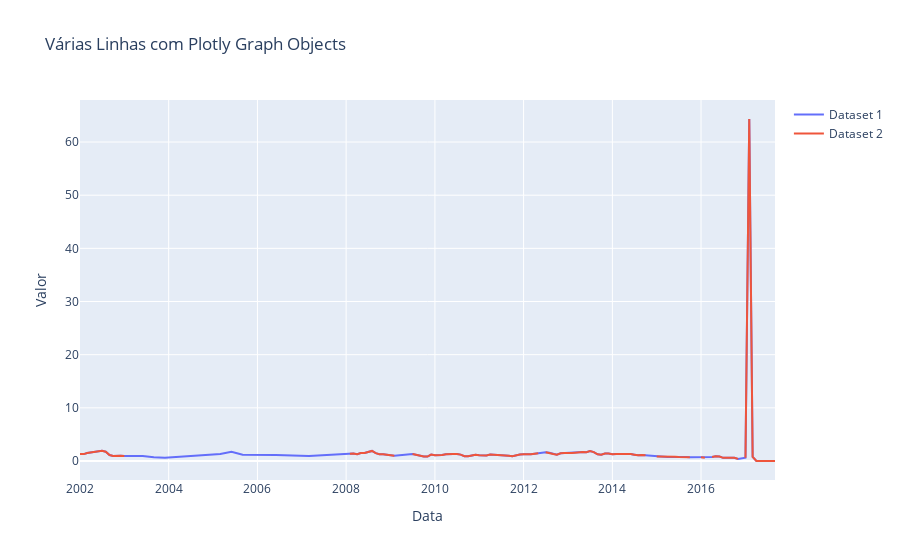

Here is the notebook cell this chart was saved with:
### Code cell
# Criar a figura
fig = go.Figure()

# Adicionar traços para cada DataFrame
fig.add_trace(go.Scatter(x=dataframe_to_adjust['date'], y=dataframe_to_adjust['usdprice'], mode='lines', name='Dataset 1'))
fig.add_trace(go.Scatter(x=dataframe_adjusted['date'], y=dataframe_adjusted['usdprice'], mode='lines', name='Dataset 2'))

# Adicionar título e rótulos dos eixos
fig.update_layout(title='Várias Linhas com Plotly Graph Objects',
                  xaxis_title='Data',
                  yaxis_title='Valor')

# Mostrar o gráfico
fig.show()

### Figure 1 — Plotly figure (JSON) as saved in the notebook; plotly's stock layout.template omitted (floating-point values rounded to 4 significant figures; data arrays with more than 128 entries replaced by an {"elided": "..."} marker saying what was removed)
{"data": [{"mode": "lines", "name": "Dataset 1", "x": {"elided": "129 str values"}, "y": {"elided": "129 float values"}, "type": "scatter"}, {"mode": "lines", "name": "Dataset 2", "x": {"elided": "189 str values"}, "y": {"elided": "189 float values"}, "type": "scatter"}], "layout": {"title": {"text": "Várias Linhas com Plotly Graph Objects"}, "xaxis": {"title": {"text": "Data"}}, "yaxis": {"title": {"text": "Valor"}}}}
